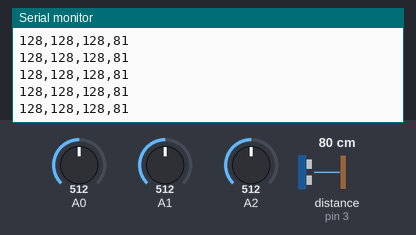
Simulated run of this sketch. Board: Arduino Uno, built with avr-gcc and run on an emulated ATmega328P. On the bench: the last lines printed to the serial monitor. Inputs (shaded band) come from the test bench; at power-on: A0 = 512, A1 = 512, A2 = 512, distance to the obstacle (sensor on pin 3) 80 cm. The echo pulse lasts 58.3 µs per cm.

Above: at 7.2 s.
7.3 s: A0 set to 43
At 7.9 s:
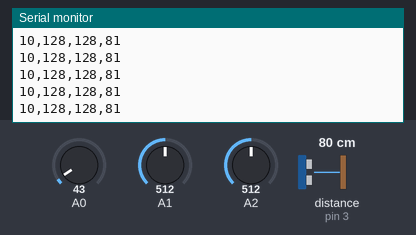
8.8 s: A0 set to 37
At 9.9 s:
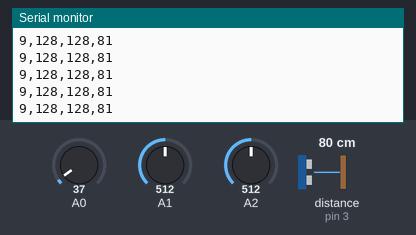
Timing chart, 0 to 11.8 s (numbered marks = the images above; inputs shaded):
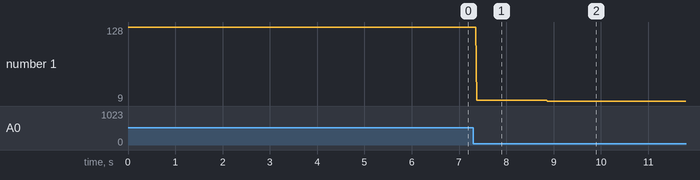

Measured:
- after the input at 7.3 s, the serial monitor: prints a new line after 0.07 s (image 1)
- after the input at 8.8 s, the serial monitor: prints a new line after 0.07 s (image 2)
- plotted number 1: 128 → 10 after the input at 7.3 s, 10 → 9 after the input at 8.8 s

The sketch:

FinalProject.ino
```cpp
#include <NewPing.h>

#define TRIGGER_PIN  4
#define ECHO_PIN     3
#define MAX_DISTANCE 300

int sensorValue;
float duration, distance;

NewPing sonar(TRIGGER_PIN, ECHO_PIN, MAX_DISTANCE);

void setup() {
  Serial.begin(9600);
  pinMode(4, OUTPUT);
  pinMode(3, INPUT);
  pinMode(2, INPUT);
}

void loop() {
  for (int thisSensor = 0; thisSensor < 3; thisSensor++) {
    int sensorValue = analogRead(thisSensor) / 4;
    Serial.print(sensorValue);
    if (thisSensor == 2) {
      Serial.print(",");
      Serial.print(sonar.ping_cm());
      Serial.println();
    }
    else {
      Serial.print(",");
    }
  }

}
```
